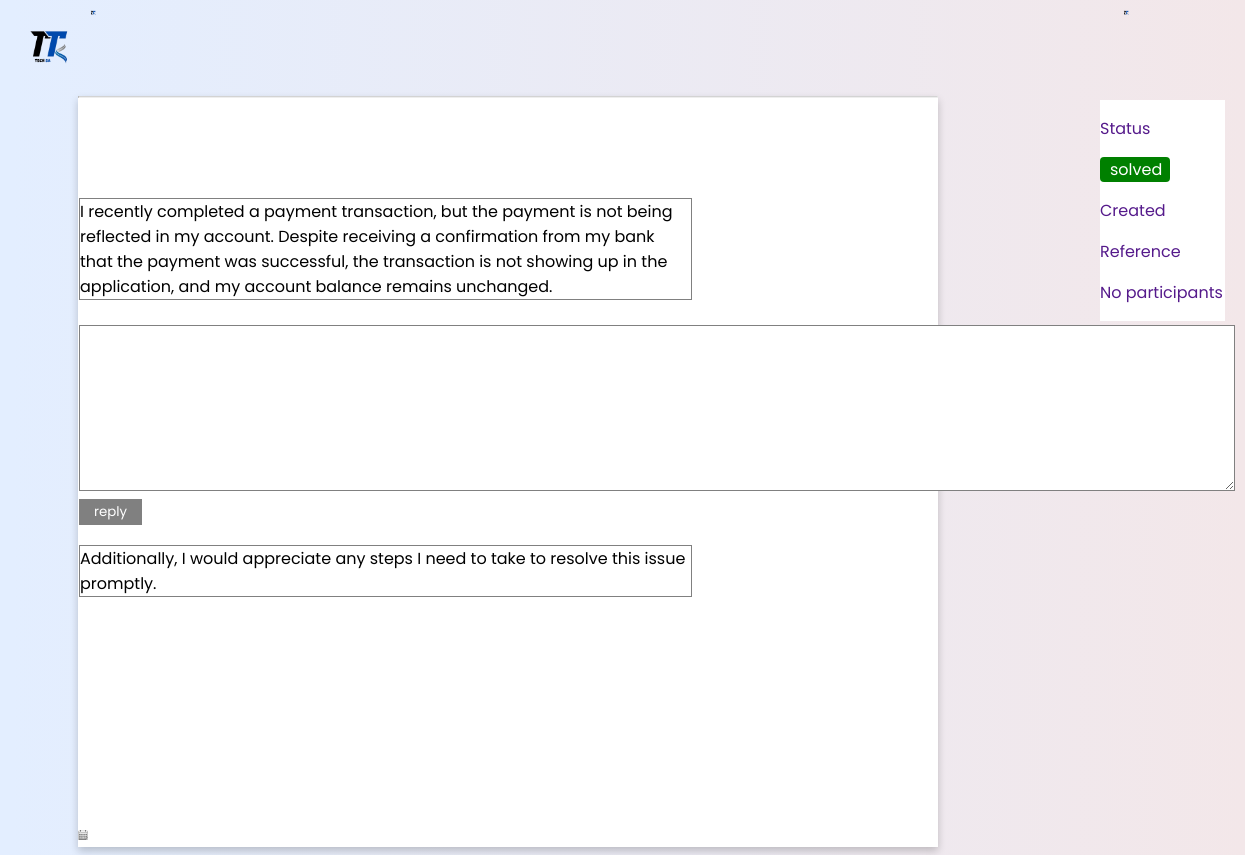
The page /admin/agentReply.php on the database its author committed.
### tables this page shows
CREATE TABLE `ticket` (
  `CID` int(10) NOT NULL,
  `ticketType` text NOT NULL,
  `issue` varchar(500) NOT NULL,
  `date` date NOT NULL,
  `file` blob NOT NULL,
  `ticketNo` int(10) NOT NULL
);

CREATE TABLE `userreply` (
  `reply` varchar(300) NOT NULL
);

### admin/agentReply.php (the view, shortened to what this page needs)
<!DOCTYPE html>
<html>
<head>
    <link rel="stylesheet" href="https://cdnjs.cloudflare.com/ajax/libs/font-awesome/4.7.0/css/font-awesome.min.css">
<link rel="stylesheet" href="font_res">
</head>
<body>
<div style="width:30px; display:flex; ">
    <img src="../images/tnb.png" style="width:80px; ">
    <a href = ""><img src="../images/tnb.png" style="width:10px;  position:absolute; left:90%;  "></a>
    <a href = ""><img src="../images/tnb.png" style="width:10px;  position:absolute; left:95;"></a>
</div>
<div style="width:70%; height:100%; background-color:white; margin-left:70px; box-shadow: 0 4px 8px 0 rgba(0, 0, 0, 0.2);">
      <hr style="border-top:1px solid #D3D3D3">
      <p style="text-align:center; margin-top:200px;">
<?php
 require '../config/config.php';
$mySql = "SELECT issue FROM ticket";
$sql = "SELECT reply FROM userreply";
$result1 = mysqli_query($conn,$mySql);
$result = mysqli_query($conn,$sql);
if ($result->num_rows > 0 and $result1->num_rows > 0 ) {
    while ($row = $result->fetch_assoc() and $row1 = $result1->fetch_assoc()) {
        echo "<div style = 'margin-top:-100px; margin-left:1px; width:71%; border:1px solid gray;'>" . $row1['issue'] . "</div><br>
        <div style='margin-left:1px;'>
            <form>
                <textarea rows='8' cols='100' name='ureply' style = 'border:1px solid gray;outline:none;'></textarea>
                <br>
                <input type='button' value='reply' name='usend' style = 'padding:3px 15px 3px 15px; background-color:gray;border:none; color:#fff;'>
            </form>
        </div>";
         echo "  <div style = 'margin-top:20px; margin-left:1px; width:71%; border:1px solid gray;'>" . $row['reply'] . "</div><br>
        ";
        break;
    }
} else {
    echo "<h3>No submitted inquiries</h3>";
}
?></p>
      <p style="margin:200px 0px 0px 0px;"><a href=""><img src="images/calendar.png" style="width:10px;"></p>
</div>
<?php
 require '../config/config.php';
$sql = "SELECT  reply FROM agentReply";
$result = mysqli_query($conn,$sql);
if ($result->num_rows > 0) {
        echo "<div style = 'background-color:#fff; width:10%; position:absolute; top:100px; left:1100px;'><p>Status</p> <p style = 'background-color:green; width:60px; padding-left:10px; border-radius:4px; color:#fff;'>" . $row[''] . "solved</p> <P>Created</p>" . $row[''] ."
        <p>Reference</p>" . $row[''] . "<p>No participants</p>
        </div>
        ";
} else {
    echo "<h3>No submitted inquiries</h3>";
}
?>
</body>
</html>

### admin/agentReply.php (style rules this page uses)
* { font-family: "Poppins", sans-serif; font-weight: 400; font-style: normal; }
body { background-image: linear-gradient(to left, #f3e7e9 0%, #e3eeff 99%, #e3eeff 100%); }

### rows shown on the page
ticket: issue "I recently completed a payment transaction, but the payment is not being reflected in my account. Despite receiving a confirmation from my bank that the payment was successful, the transaction is not showing up in the application, and my account balance remains unchanged."
userreply: reply "Additionally, I would appreciate any steps I need to take to resolve this issue promptly."
